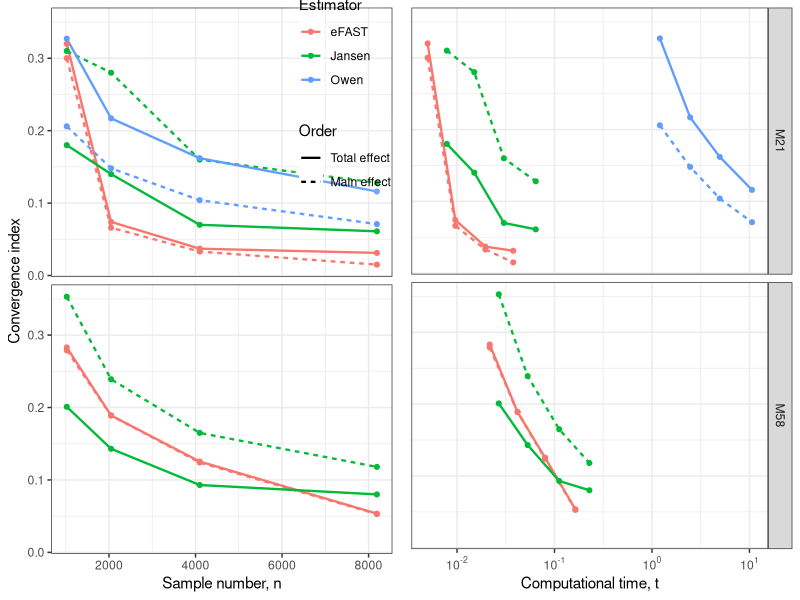

Here is the R script that generated this plot:
if(!require(ggplot2)) {
  install.packages("ggplot2"); require(ggplot2)}
if(!require(scales)) {
  install.packages("scales"); require(scales)} # to access break formatting functions
if(!require(gridExtra)) {
  install.packages("gridExtra"); require(gridExtra)}


Model<-c(rep("M21", 8))
est<-c(rep("FST-M", 4), rep("FST-T", 4))
n<-c(1024, 2048, 4096, 8192, 1024, 2048, 4096, 8192)
time<-c(0.004997222, 0.009613889, 0.01955278, 0.03773056, 
        0.004997222, 0.009613889, 0.01955278, 0.03773056)
ind<-c(0.30,0.066,0.033,0.015,
       0.32,0.074,0.037,0.0312)

df2<-data.frame(Model,est,n, time, ind)

Model<-c(rep("M58", 8))
est<-c(rep("FST-M", 4), rep("FST-T", 4))
n<-c(1024, 2048, 4096, 8192, 1024, 2048, 4096, 8192)
time<-c(0.02165278, 0.0418,0.08,0.1637583,
        0.02165278, 0.0418,0.08,0.1637583)
ind<-c(0.279, 0.189, 0.124,0.0528,
       0.283, 0.189, 0.1254523, 0.05349)

df3<-data.frame(Model,est,n, time, ind)


Model<-c(rep("M21", 8))
est<-c(rep("JSN-M", 4), rep("JSN-T", 4))
n<-c(1024, 2048, 4096, 8192, 1024, 2048, 4096, 8192)
time<-c(0.007863889, 0.01502778, 0.03026389, 0.06427222,
        0.007863889, 0.01502778, 0.03026389, 0.06427222)
ind<-c(0.31,0.28,0.16,0.128,
       0.18,0.14,0.07,0.061)

df4<-data.frame(Model,est,n, time, ind)

Model<-c(rep("M58", 8))
est<-c(rep("JSN-M", 4), rep("JSN-T", 4))
n<-c(1024, 2048, 4096, 8192, 1024, 2048, 4096, 8192)
time<-c(0.02681389, 0.05308333, 0.1117833, 0.2280167,
        0.02681389, 0.05308333, 0.1117833, 0.2280167)
ind<-c(0.353,0.239,0.165,0.118,
       0.201,0.143,0.093,0.08)

df5<-data.frame(Model,est,n, time, ind)

Model<-c(rep("M21", 8))
est<-c(rep("OWN-M", 4), rep("OWN-T", 4))
n<-c(1024, 2048, 4096, 8192, 1024, 2048, 4096, 8192)
time<-c(1.204761, 2.462789, 4.955328, 10.62021)
ind<-c(0.206,0.148,0.104,0.071,
       0.327,0.217,0.162,0.116)

df6<-data.frame(Model,est,n, time, ind)



dft<-do.call(rbind, list(df2,df3,df4,df5,df6))

dft$linetype<-c(rep("2",4), rep("1",4), rep("2",4), rep("1",4),
                rep("2",4), rep("1",4), rep("2",4), rep("1",4),
                rep("2",4), rep("1",4))

dft$color<-c(rep("2",16), rep("3",16), rep("4",8))
levels(dft$Model) <- c("Original 21 Parameters", "All 58 parameters")

pdf(file="fig1.pdf", width = 10, height = 7)
#png(file="fig2.png",width=2000,height=1200,res=250)
p1<-ggplot(dft, aes(x = n, y = ind)) + facet_grid(Model~.) + 
  geom_line(aes(color = color, linetype = linetype), size = 0.8) +
  geom_point(aes(color = color), size = 1.4) + theme_bw() +
  xlab("Sample number, n") + ylab("Convergence index") +
  labs(colour="Estimator",linetype="Order") +
  scale_color_discrete(labels=c("eFAST", "Jansen", "Owen")) +
  scale_linetype_discrete(labels=c("Total effect", "Main effect")) +
  theme(strip.background = element_blank(), # remove box
        strip.text.y = element_blank(), 
        legend.position=c(0.86, 0.84), # change legend position
        legend.background = element_rect(fill=alpha('white', 0.1))) 

p2<-ggplot(dft, aes(x = time, y = ind)) + facet_grid(Model~.) + 
  scale_x_log10(breaks = trans_breaks("log10", function(x) 10^x),
                labels = trans_format("log10", math_format(10^.x))) +
  geom_line(aes(color = color, linetype = linetype), size = 0.8) +
  geom_point(aes(color = color), size = 1.4) + theme_bw() +
  xlab("Computational time, t") +
  theme(axis.title.y=element_blank(),
        axis.text.y=element_blank(),
        axis.ticks.y=element_blank(),
        legend.position="none") # remove legend

grid.arrange(p1, p2, ncol=2)
dev.off()

